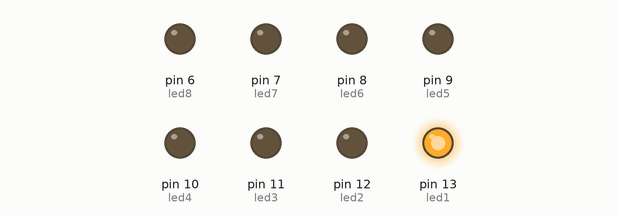
Recording of a sketch running on a simulated Arduino Uno, built with avr-gcc and run on an emulated ATmega328P. Shown: output pins drawn as LEDs (lit = HIGH).

Above: at 0.5 s.
At 2.5 s:
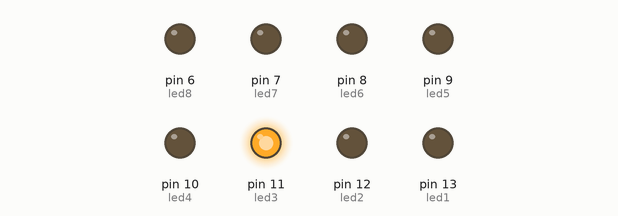
At 3.5 s:
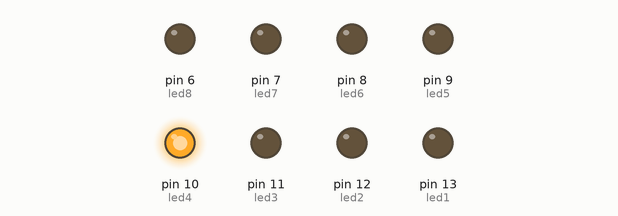
At 4.5 s:
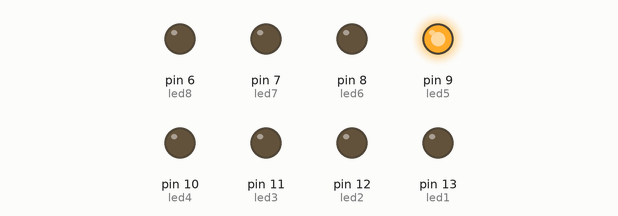
At 6.5 s:
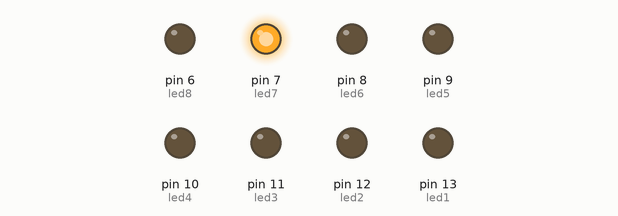
At 9.5 s:
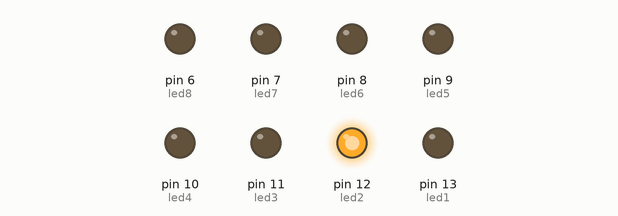
Timing chart, 0 to 10.4 s (numbered marks = the images above):
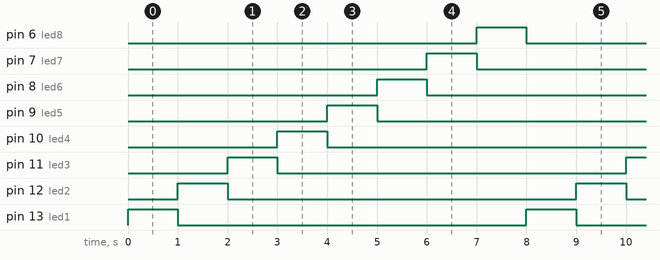

Measured:
- by itself, pin 6 (led8), pin 7 (led7), pin 8 (led6), pin 9 (led5), pin 10 (led4), pin 11 (led3), pin 12 (led2), pin 13 (led1): alternates HIGH for 1.0 s and LOW for 7.0 s
- by itself, everything shown: repeats every 8.0 s, in 8 steps

The sketch:

led8.ino
```cpp
int led1=13;
int led2=12;
int led3=11;
int led4=10;
int led5=9;
int led6=8;
int led7=7;
int led8=6;
void setup() {
  // put your setup code here, to run once:
  pinMode(led1,OUTPUT);
  pinMode(led2,OUTPUT);
  pinMode(led3,OUTPUT);
  pinMode(led4,OUTPUT);
  pinMode(led5,OUTPUT);
  pinMode(led6,OUTPUT);
  pinMode(led7,OUTPUT);
  pinMode(led8,OUTPUT);


}

void loop() {
  // put your main code here, to run repeatedly:
  digitalWrite(led1,HIGH);
  digitalWrite(led2,LOW);
  digitalWrite(led3,LOW);
  digitalWrite(led4,LOW);
  digitalWrite(led5,LOW);
  digitalWrite(led6,LOW);
  digitalWrite(led7,LOW);
  digitalWrite(led8,LOW);
  delay(1000);
  digitalWrite(led1,LOW);
  digitalWrite(led2,HIGH);
  digitalWrite(led3,LOW);
  digitalWrite(led4,LOW);
  digitalWrite(led5,LOW);
  digitalWrite(led6,LOW);
  digitalWrite(led7,LOW);
  digitalWrite(led8,LOW);
  delay(1000);
  digitalWrite(led1,LOW);
  digitalWrite(led2,LOW);
  digitalWrite(led3,HIGH);
  digitalWrite(led4,LOW);
  digitalWrite(led5,LOW);
  digitalWrite(led6,LOW);
  digitalWrite(led7,LOW);
  digitalWrite(led8,LOW);
  delay(1000);
  digitalWrite(led1,LOW);
  digitalWrite(led2,LOW);
  digitalWrite(led3,LOW);
  digitalWrite(led4,HIGH);
  digitalWrite(led5,LOW);
  digitalWrite(led6,LOW);
  digitalWrite(led7,LOW);
  digitalWrite(led8,LOW);
  delay(1000);
  digitalWrite(led1,LOW);
  digitalWrite(led2,LOW);
  digitalWrite(led3,LOW);
  digitalWrite(led4,LOW);
  digitalWrite(led5,HIGH);
  digitalWrite(led6,LOW);
  digitalWrite(led7,LOW);
  digitalWrite(led8,LOW);
  delay(1000);
  digitalWrite(led1,LOW);
  digitalWrite(led2,LOW);
  digitalWrite(led3,LOW);
  digitalWrite(led4,LOW);
  digitalWrite(led5,LOW);
  digitalWrite(led6,HIGH);
  digitalWrite(led7,LOW);
  digitalWrite(led8,LOW);
  delay(1000);
  digitalWrite(led1,LOW);
  digitalWrite(led2,LOW);
  digitalWrite(led3,LOW);
  digitalWrite(led4,LOW);
  digitalWrite(led5,LOW);
  digitalWrite(led6,LOW);
  digitalWrite(led7,HIGH);
  digitalWrite(led8,LOW);
  delay(1000);
  digitalWrite(led1,LOW);
  digitalWrite(led2,LOW);
  digitalWrite(led3,LOW);
  digitalWrite(led4,LOW);
  digitalWrite(led5,LOW);
  digitalWrite(led6,LOW);
  digitalWrite(led7,LOW);
  digitalWrite(led8,HIGH);
  delay(1000);


}
```
